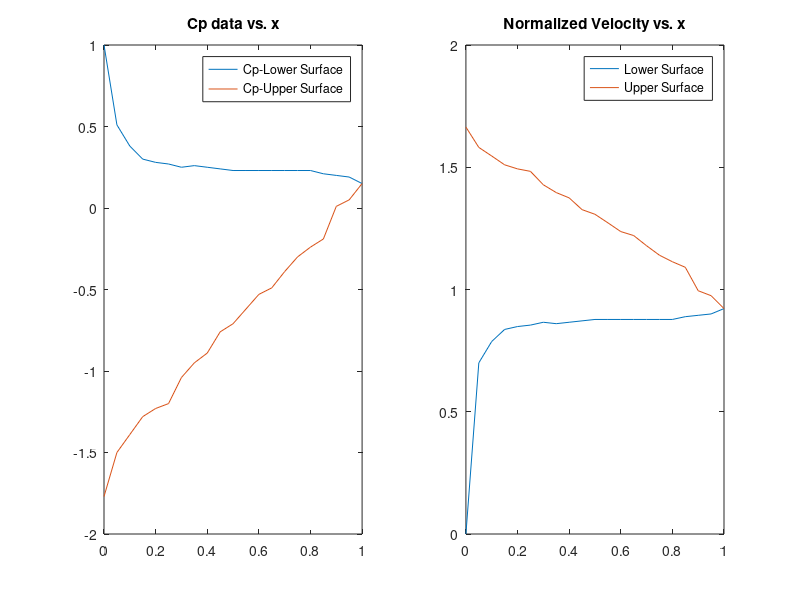

MATLAB code for this plot:
% Store given data in arrays %
x = linspace(0,1,21);
CpL = [1 0.51 0.38 0.30 0.28 0.27 0.25 0.26 0.25 0.24 0.23 0.23 0.23 0.23 0.23 0.23 0.23 0.21 0.20 0.19 0.15];
CpU = [-1.77 -1.50 -1.39 -1.28 -1.23 -1.20 -1.04 -0.95 -0.89 -0.76 -0.71 -0.62 -0.53 -0.49 -0.39 -0.30 -0.24 -0.19 0.01 0.05 0.15];

CpL_int = trapz(x,CpL);
CpU_int = trapz(x,CpU);

Cl = CpL_int + CpU_int

center_pressure = trapz(x,x.*(CpL+CpU))/Cl

Cm_LE = Cl*center_pressure

Cm_AC = Cm_LE + Cl*(0.246)
y1 = zeros(size(x));
y2 = zeros(size(x));
for i=1:length(x)
    y1(i) = sqrt(1-CpL(i));
    y2(i) = sqrt(1-CpU(i));
end

% Plot wind tunnel data % 
figure
subplot(1,2,1)
plot(x,CpL,x,CpU)
legend('Cp-Lower Surface','Cp-Upper Surface')
title('Cp data vs. x')
subplot(1,2,2)
plot(x,y1,x,y2)
legend('Lower Surface','Upper Surface')
title('Normalized Velocity vs. x')